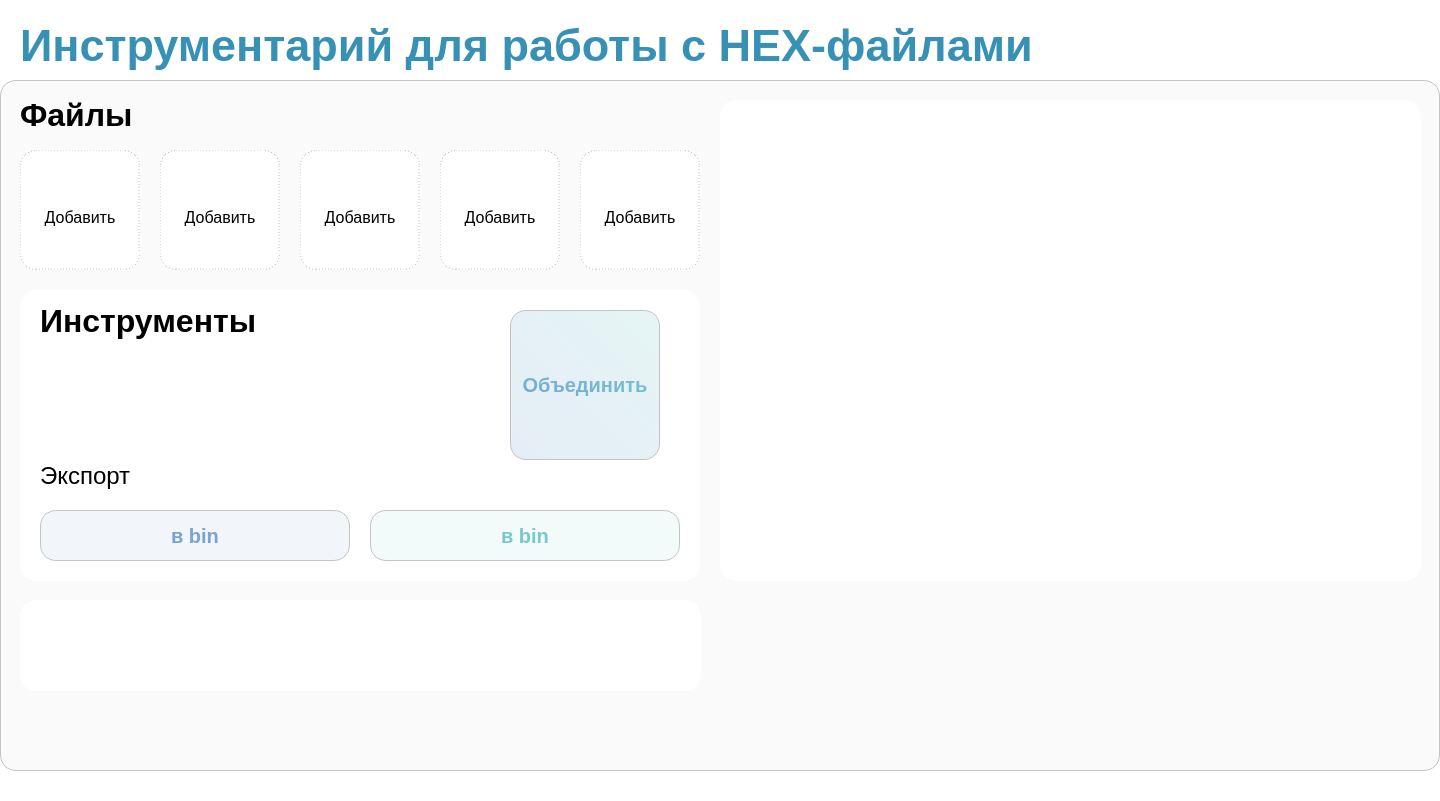
<?xml version="1.0" encoding="UTF-8"?>
<ui version="4.0">
 <class>Main</class>
 <widget class="QMainWindow" name="Main">
  <property name="geometry">
   <rect>
    <x>0</x>
    <y>0</y>
    <width>1440</width>
    <height>801</height>
   </rect>
  </property>
  <property name="minimumSize">
   <size>
    <width>0</width>
    <height>0</height>
   </size>
  </property>
  <property name="maximumSize">
   <size>
    <width>3000</width>
    <height>1000</height>
   </size>
  </property>
  <property name="windowTitle">
   <string>HEX files tools</string>
  </property>
  <property name="toolButtonStyle">
   <enum>Qt::ToolButtonTextUnderIcon</enum>
  </property>
  <widget class="QWidget" name="centralwidget">
   <property name="minimumSize">
    <size>
     <width>1440</width>
     <height>700</height>
    </size>
   </property>
   <property name="maximumSize">
    <size>
     <width>1440</width>
     <height>16777215</height>
    </size>
   </property>
   <property name="styleSheet">
    <string notr="true">background-color: #fff</string>
   </property>
   <widget class="QFrame" name="main_frame">
    <property name="geometry">
     <rect>
      <x>0</x>
      <y>80</y>
      <width>1440</width>
      <height>691</height>
     </rect>
    </property>
    <property name="styleSheet">
     <string notr="true">background-color: #FAFAFA;
border: 1px solid #C4C4C4;
box-sizing: border-box;
border-radius: 16px;</string>
    </property>
    <property name="frameShape">
     <enum>QFrame::StyledPanel</enum>
    </property>
    <property name="frameShadow">
     <enum>QFrame::Raised</enum>
    </property>
    <widget class="QFrame" name="tools">
     <property name="geometry">
      <rect>
       <x>20</x>
       <y>210</y>
       <width>680</width>
       <height>291</height>
      </rect>
     </property>
     <property name="styleSheet">
      <string notr="true">QFrame
{
	background-color: rgb(255, 255, 255);
	border: 0;
}

QLabel 
{
	font-family: 'Inter';
	font-weight: 700;
	font-size: 32px;
	color: #000000;
	border: 0;
	text-align: left;
}</string>
     </property>
     <property name="frameShape">
      <enum>QFrame::StyledPanel</enum>
     </property>
     <property name="frameShadow">
      <enum>QFrame::Raised</enum>
     </property>
     <widget class="QLabel" name="tools_title">
      <property name="geometry">
       <rect>
        <x>20</x>
        <y>10</y>
        <width>241</width>
        <height>41</height>
       </rect>
      </property>
      <property name="text">
       <string>Инструменты</string>
      </property>
     </widget>
     <widget class="QLabel" name="export_min_title">
      <property name="geometry">
       <rect>
        <x>20</x>
        <y>170</y>
        <width>101</width>
        <height>31</height>
       </rect>
      </property>
      <property name="styleSheet">
       <string notr="true">QLabel 
{
	font-family: 'Inter';
	font-weight: 400;
	font-size: 24px;
	color: #000000;
	border: 0;
	text-align: left;
}</string>
      </property>
      <property name="text">
       <string>Экспорт</string>
      </property>
     </widget>
     <widget class="QPushButton" name="btn_export_hex">
      <property name="geometry">
       <rect>
        <x>350</x>
        <y>220</y>
        <width>310</width>
        <height>51</height>
       </rect>
      </property>
      <property name="styleSheet">
       <string notr="true">QPushButton
{
	font-family: 'Inter';
	font-weight: 600;
	font-size: 20px;
	color: #79C9CA;
	background-color: rgba(121, 201, 202, 0.1);
	border: 1px solid #C4C4C4;
	border-radius: 16px;
}

QPushButton::hover
{
	background-color: rgba(121, 201, 202, 0.2);
	border: 1px solid #C4C4C4;
}

QPushButton::pressed
{
	background-color: rgba(121, 201, 202, 0.3);
}</string>
      </property>
      <property name="text">
       <string>в bin</string>
      </property>
      <property name="icon">
       <iconset>
        <normaloff>101.svg</normaloff>101.svg</iconset>
      </property>
      <property name="iconSize">
       <size>
        <width>50</width>
        <height>50</height>
       </size>
      </property>
     </widget>
     <widget class="QPushButton" name="btn_export_bin">
      <property name="geometry">
       <rect>
        <x>20</x>
        <y>220</y>
        <width>310</width>
        <height>51</height>
       </rect>
      </property>
      <property name="styleSheet">
       <string notr="true">QPushButton
{
	font-family: 'Inter';
	font-weight: 600;
	font-size: 20px;
	color: #77A4D3;
	background-color: rgba(119, 164, 211, 0.1);
	border: 1px solid #C4C4C4;
	border-radius: 16px;
}

QPushButton::hover
{
	background-color: rgba(119, 164, 211, 0.2);
	border: 1px solid #C4C4C4;
}

QPushButton::pressed
{
	background-color: rgba(119, 164, 211, 0.3);
}</string>
      </property>
      <property name="text">
       <string>в bin</string>
      </property>
      <property name="icon">
       <iconset>
        <normaloff>0x0.svg</normaloff>0x0.svg</iconset>
      </property>
      <property name="iconSize">
       <size>
        <width>50</width>
        <height>50</height>
       </size>
      </property>
     </widget>
     <widget class="QToolButton" name="btn_merge">
      <property name="geometry">
       <rect>
        <x>490</x>
        <y>20</y>
        <width>150</width>
        <height>150</height>
       </rect>
      </property>
      <property name="toolTip">
       <string/>
      </property>
      <property name="statusTip">
       <string/>
      </property>
      <property name="accessibleName">
       <string/>
      </property>
      <property name="styleSheet">
       <string notr="true">QToolButton
{
	padding: 0;
	font-family: 'Inter';
	font-weight: 600;
	font-size: 20px;
	color: qlineargradient(spread:pad, x1:0, y1:1, x2:1, y2:0, stop:0 rgba(119, 164, 211, 255), stop:1 rgba(121, 201, 202, 255));
	background-color: qlineargradient(spread:pad, x1:0, y1:1, x2:1, y2:0, stop:0 rgba(119, 164, 211, 49), stop:1 rgba(121, 201, 202, 49));
	border: 1px solid #C4C4C4;
	border-radius: 16px;
}

QToolButton::hover
{
	background-color: qlineargradient(spread:pad, x1:0, y1:1, x2:1, y2:0, stop:0 rgba(119, 164, 211, 79), stop:1 rgba(121, 201, 202, 82));
	border: 1px solid #C4C4C4;
}

QToolButton::pressed
{
	background-color: qlineargradient(spread:pad, x1:0, y1:1, x2:1, y2:0, stop:0 rgba(119, 164, 211, 113), stop:1 rgba(121, 201, 202, 110));
}</string>
      </property>
      <property name="text">
       <string>Объединить</string>
      </property>
      <property name="icon">
       <iconset>
        <normaloff>merge.svg</normaloff>merge.svg</iconset>
      </property>
      <property name="iconSize">
       <size>
        <width>100</width>
        <height>100</height>
       </size>
      </property>
      <property name="checkable">
       <bool>false</bool>
      </property>
      <property name="checked">
       <bool>false</bool>
      </property>
      <property name="autoRepeat">
       <bool>false</bool>
      </property>
      <property name="autoExclusive">
       <bool>false</bool>
      </property>
      <property name="autoRepeatInterval">
       <number>100</number>
      </property>
      <property name="popupMode">
       <enum>QToolButton::DelayedPopup</enum>
      </property>
      <property name="toolButtonStyle">
       <enum>Qt::ToolButtonTextUnderIcon</enum>
      </property>
     </widget>
    </widget>
    <widget class="QFrame" name="files">
     <property name="geometry">
      <rect>
       <x>20</x>
       <y>20</y>
       <width>680</width>
       <height>191</height>
      </rect>
     </property>
     <property name="styleSheet">
      <string notr="true">QFrame 
{
	border: 0;
	background-color: qlineargradient(spread:pad, x1:0, y1:0, x2:1, y2:0, stop:0 rgba(0, 0, 0, 0));
}

QLabel 
{
	font-family: 'Inter';
	font-weight: 700;
	font-size: 32px;
	color: #000000;
	border: 0;
	text-align: left;
}

QToolButton
{
	padding: 10 0 -5 0;
	font-family: 'Inter';
	font-weight: 400;
	font-size: 16px;
	position: top;
	background-color: #FFFFFF;
	border: 1px dashed #C4C4C4;
	border-radius: 16px;
}

QToolButton::hover
{
	background-color: rgba(196, 196, 196, 0.125);
	border: 1px solid #C4C4C4;
}

QToolButton::pressed
{
	background-color: rgba(196, 196, 196, 0.25);
	border: 1px solid #C4C4C4;
}
</string>
     </property>
     <property name="frameShape">
      <enum>QFrame::StyledPanel</enum>
     </property>
     <property name="frameShadow">
      <enum>QFrame::Raised</enum>
     </property>
     <widget class="QLabel" name="files_title">
      <property name="geometry">
       <rect>
        <x>0</x>
        <y>0</y>
        <width>130</width>
        <height>30</height>
       </rect>
      </property>
      <property name="autoFillBackground">
       <bool>false</bool>
      </property>
      <property name="styleSheet">
       <string notr="true"/>
      </property>
      <property name="text">
       <string>Файлы</string>
      </property>
     </widget>
     <widget class="QToolButton" name="btn_files_1">
      <property name="geometry">
       <rect>
        <x>0</x>
        <y>50</y>
        <width>120</width>
        <height>120</height>
       </rect>
      </property>
      <property name="text">
       <string>Добавить</string>
      </property>
      <property name="icon">
       <iconset>
        <normaloff>file_off.svg</normaloff>file_off.svg</iconset>
      </property>
      <property name="iconSize">
       <size>
        <width>60</width>
        <height>60</height>
       </size>
      </property>
      <property name="checkable">
       <bool>false</bool>
      </property>
      <property name="checked">
       <bool>false</bool>
      </property>
      <property name="toolButtonStyle">
       <enum>Qt::ToolButtonTextUnderIcon</enum>
      </property>
     </widget>
     <widget class="QToolButton" name="btn_files_2">
      <property name="geometry">
       <rect>
        <x>140</x>
        <y>50</y>
        <width>120</width>
        <height>120</height>
       </rect>
      </property>
      <property name="text">
       <string>Добавить</string>
      </property>
      <property name="checkable">
       <bool>false</bool>
      </property>
      <property name="checked">
       <bool>false</bool>
      </property>
     </widget>
     <widget class="QToolButton" name="btn_files_3">
      <property name="enabled">
       <bool>true</bool>
      </property>
      <property name="geometry">
       <rect>
        <x>280</x>
        <y>50</y>
        <width>120</width>
        <height>120</height>
       </rect>
      </property>
      <property name="text">
       <string>Добавить</string>
      </property>
      <property name="checkable">
       <bool>false</bool>
      </property>
      <property name="checked">
       <bool>false</bool>
      </property>
     </widget>
     <widget class="QToolButton" name="btn_files_4">
      <property name="geometry">
       <rect>
        <x>420</x>
        <y>50</y>
        <width>120</width>
        <height>120</height>
       </rect>
      </property>
      <property name="text">
       <string>Добавить</string>
      </property>
      <property name="checkable">
       <bool>false</bool>
      </property>
      <property name="checked">
       <bool>false</bool>
      </property>
     </widget>
     <widget class="QToolButton" name="btn_files_5">
      <property name="geometry">
       <rect>
        <x>560</x>
        <y>50</y>
        <width>120</width>
        <height>120</height>
       </rect>
      </property>
      <property name="text">
       <string>Добавить</string>
      </property>
      <property name="checkable">
       <bool>false</bool>
      </property>
      <property name="checked">
       <bool>false</bool>
      </property>
     </widget>
    </widget>
    <widget class="QFrame" name="editor">
     <property name="geometry">
      <rect>
       <x>720</x>
       <y>20</y>
       <width>701</width>
       <height>481</height>
      </rect>
     </property>
     <property name="styleSheet">
      <string notr="true">QFrame
{
	background-color: rgb(255, 255, 255);
	border: 0;
}</string>
     </property>
     <property name="frameShape">
      <enum>QFrame::StyledPanel</enum>
     </property>
     <property name="frameShadow">
      <enum>QFrame::Raised</enum>
     </property>
    </widget>
    <widget class="QFrame" name="mes">
     <property name="geometry">
      <rect>
       <x>20</x>
       <y>520</y>
       <width>681</width>
       <height>91</height>
      </rect>
     </property>
     <property name="styleSheet">
      <string notr="true">QFrame
{
	background-color: rgb(255, 255, 255);
	border: 0;
}</string>
     </property>
     <property name="frameShape">
      <enum>QFrame::StyledPanel</enum>
     </property>
     <property name="frameShadow">
      <enum>QFrame::Raised</enum>
     </property>
    </widget>
   </widget>
   <widget class="QLabel" name="name_prj">
    <property name="geometry">
     <rect>
      <x>20</x>
      <y>20</y>
      <width>1031</width>
      <height>51</height>
     </rect>
    </property>
    <property name="styleSheet">
     <string notr="true">font-family: 'Inter';
font-style: normal;
font-weight: 700;
font-size: 45px;
color: qlineargradient(spread:pad, x1:0, y1:0, x2:1, y2:1, stop:0 rgba(7, 119, 164, 206));</string>
    </property>
    <property name="text">
     <string>Инструментарий для работы с HEX-файлами</string>
    </property>
   </widget>
  </widget>
 </widget>
 <resources/>
 <connections/>
</ui>
